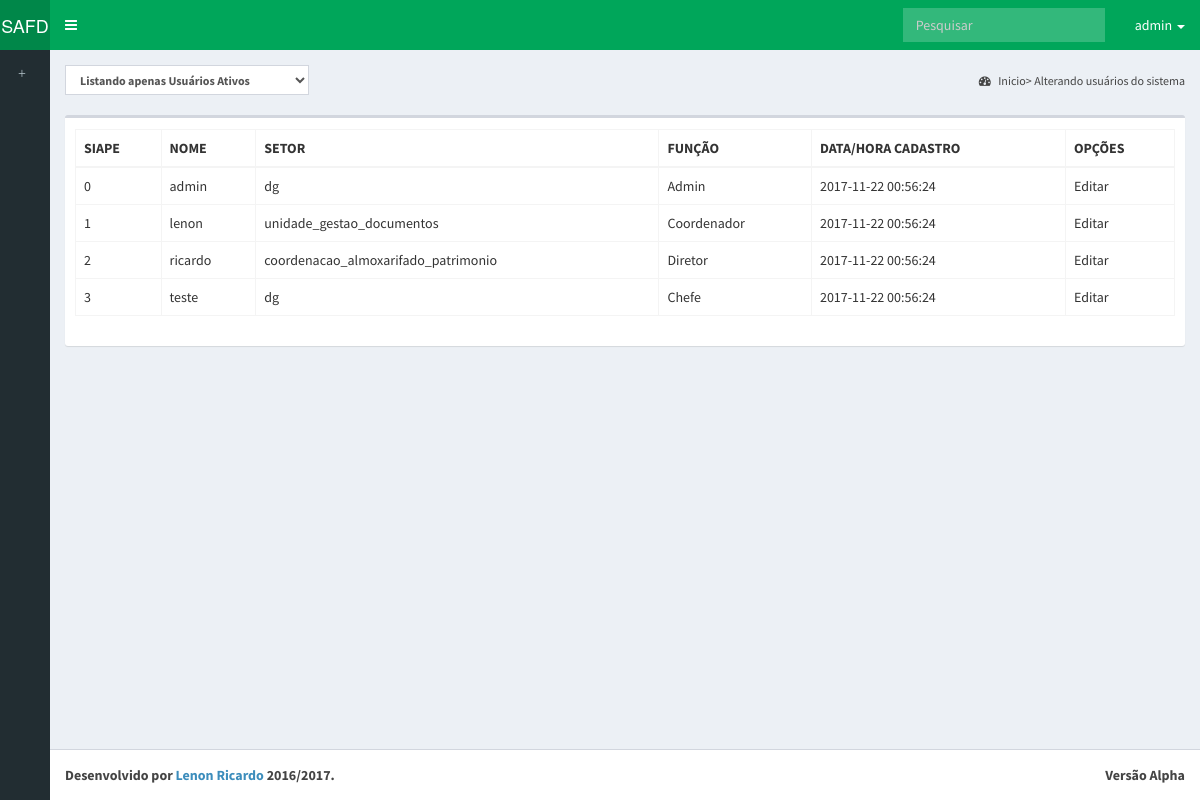
Page /php/p_edita_usuarios.php (signed in) on the committed database.
### tables this page shows
CREATE TABLE IF NOT EXISTS usuario(        
    id_usuario int(10) NOT NULL PRIMARY KEY AUTO_INCREMENT,                               
        estado_usuario binary NOT NULL, 
        login_usuario VARCHAR(50) NOT NULL,
        senha_usuario VARCHAR(50) NOT NULL,
        data_cadastro TIMESTAMP NULL DEFAULT CURRENT_TIMESTAMP,       
        
        id_funcionario int(10) NOT NULL,  
        id_funcao int(10) NOT NULL,  
        id_setor int(10) NOT NULL);

CREATE TABLE IF NOT EXISTS funcionario(        
    id_funcionario int(10) NOT NULL PRIMARY KEY AUTO_INCREMENT,
        siape_funcionario int(10) NOT NULL,
        nome_funcionario VARCHAR(40) NOT NULL,		
        n_portaria_funcionario VARCHAR(40) NOT NULL,
        email_funcionario VARCHAR(40) NOT NULL);

CREATE TABLE IF NOT EXISTS setor(
    id_setor int(10) NOT NULL PRIMARY KEY AUTO_INCREMENT,
	nome_setor VARCHAR(40) NOT NULL);

CREATE TABLE IF NOT EXISTS funcao(    
    id_funcao int(10) NOT NULL PRIMARY KEY AUTO_INCREMENT,        
        descricao_funcao VARCHAR(40) NOT NULL);

### php/edita_usuarios.php (the view)
<?php
include 'conexao.php';
$sql = "SELECT login_usuario, estado_usuario, nome_setor, descricao_funcao, siape_funcionario, data_cadastro
        FROM usuario, setor, funcao, funcionario
        WHERE usuario.id_setor = setor.id_setor
        AND usuario.id_funcao = funcao.id_funcao
        AND funcionario.id_funcionario = usuario.id_funcionario";
$result = mysqli_query($con, $sql);
while ($linha = mysqli_fetch_assoc($result))
{
    $visualizar = "<tr>
                        <td>" . $linha['siape_funcionario'] . "</td>" . "
                        <td>" . $linha['login_usuario'] . "</td>" . "
                        <td>" . $linha['nome_setor'] . "</td>" . "
                        <td>" . $linha['descricao_funcao'] . "</td>" . "
                        <td>" . $linha['data_cadastro'] . "</td>" . "
                        <td> Editar </td>" . "
                    </tr>";
    echo $visualizar;
}
?>

### rows in the picture
usuario: id_funcionario.siape_funcionario "0", login_usuario "admin", id_setor.nome_setor "dg", id_funcao.descricao_funcao "Admin", data_cadastro "2017-11-22 00:56:24"
usuario: id_funcionario.siape_funcionario "1", login_usuario "lenon", id_setor.nome_setor "unidade_gestao_documentos", id_funcao.descricao_funcao "Coordenador", data_cadastro "2017-11-22 00:56:24"
usuario: id_funcionario.siape_funcionario "2", login_usuario "ricardo", id_setor.nome_setor "coordenacao_almoxarifado_patrimonio", id_funcao.descricao_funcao "Diretor", data_cadastro "2017-11-22 00:56:24"
usuario: id_funcionario.siape_funcionario "3", login_usuario "teste", id_setor.nome_setor "dg", id_funcao.descricao_funcao "Chefe", data_cadastro "2017-11-22 00:56:24"

### other values in the picture
$_SESSION["usuario"] "admin"
